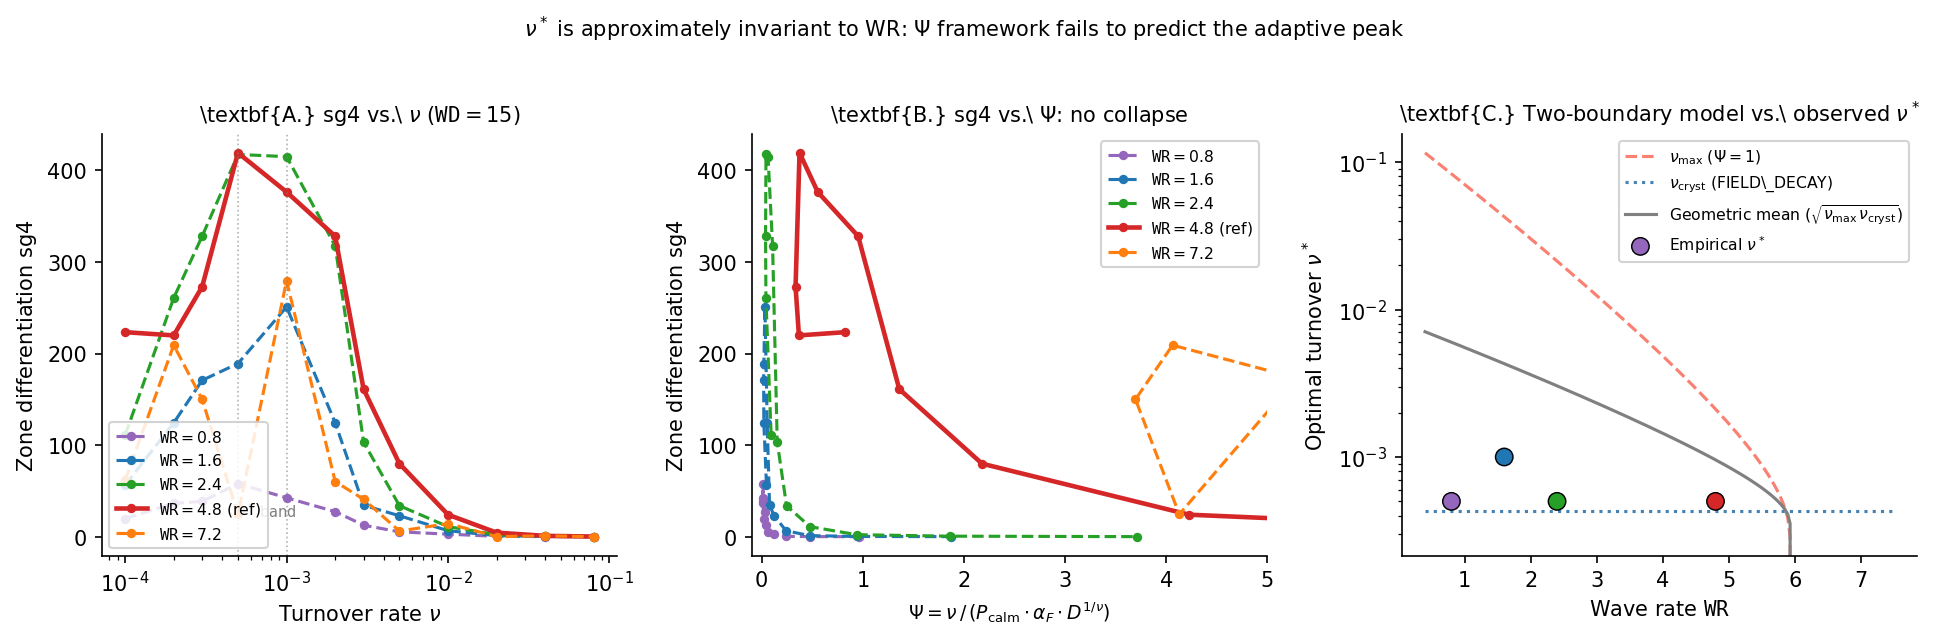

This chart was generated by the following Python code:
"""
paper10_figure1.py -- Figure 1 for Paper 10

Three-panel figure:
  Panel A: sg4 vs nu for all WR conditions (WD=15 fixed).
           Shows sg4 amplitude increasing with WR, but peak location (nu*) stable.
  Panel B: sg4 vs Psi_approx across all (nu, WR) pairs.
           Shows the failure to collapse: wide spread at any Psi value.
  Panel C: nu* vs WR with two-boundary model.
           Upper boundary: nu_max = P_calm * FIELD_ALPHA * FD^(1/nu) (Psi=1).
           Lower boundary: nu_cryst (constant, governed by FIELD_DECAY).
           Observed nu* sits between them, shifts slowly.

Output: paper10_figure1.pdf, paper10_figure1.png
"""
import json, os
import numpy as np
import matplotlib
matplotlib.use("Agg")
import matplotlib.pyplot as plt

EXP1_FILE = os.path.join(os.path.dirname(__file__), "results", "paper10_exp1_results.json")
results = json.load(open(EXP1_FILE))

WR_VALS  = [0.8, 1.6, 2.4, 4.8, 7.2]
DEATH_PS = [0.0001, 0.0002, 0.0003, 0.0005, 0.001, 0.002,
            0.003, 0.005, 0.010, 0.020, 0.040, 0.080]
WAVE_DUR = 15; SS = 10; FIELD_ALPHA = 0.16; FIELD_DECAY = 0.9997

COLORS = ["#9467bd", "#2077b4", "#27a027", "#d62728", "#ff7f0e"]
LABELS = [r"$\mathtt{WR}=0.8$", r"$\mathtt{WR}=1.6$",
          r"$\mathtt{WR}=2.4$", r"$\mathtt{WR}=4.8$ (ref)",
          r"$\mathtt{WR}=7.2$"]

def p_calm_approx(wr):
    R = wr / WAVE_DUR
    return max((1 - R/2) ** (SS + WAVE_DUR - 1), 1e-10)

def psi(nu, wr):
    pc = p_calm_approx(wr)
    survival = FIELD_DECAY ** (1.0 / nu) if nu > 0 else 0.0
    lam_c = pc * FIELD_ALPHA * survival
    return nu / lam_c if lam_c > 0 else np.inf

# Build data arrays
sg4_table = {}    # (wr, nu) -> mean sg4
for wr in WR_VALS:
    for nu in DEATH_PS:
        key = f"{wr},{nu}"
        if key in results:
            sg4_table[(wr, nu)] = float(np.mean([v["sg4"] for v in results[key]]))

# nu* per WR (argmax of sg4)
nu_star_obs = {}
for wi, wr in enumerate(WR_VALS):
    vals = [sg4_table.get((wr, nu), 0) for nu in DEATH_PS]
    best = int(np.argmax(vals))
    nu_star_obs[wr] = DEATH_PS[best]

# Two-boundary model
# nu_max(WR): Psi = 1 solved iteratively
def nu_max_pred(wr, psi_target=1.0):
    """Solve nu: nu / (P_calm * FIELD_ALPHA * FD^(1/nu)) = psi_target"""
    pc = p_calm_approx(wr)
    # Iterate: start from approx ignoring FD survival
    nu = psi_target * pc * FIELD_ALPHA
    for _ in range(30):
        survival = FIELD_DECAY ** (1.0 / max(nu, 1e-8))
        nu = psi_target * pc * FIELD_ALPHA * survival
    return nu

nu_max_vals = [nu_max_pred(wr) for wr in WR_VALS]
# nu_cryst: approximate -- structures survive when FIELD_DECAY^(1/nu) > 0.5
# 0.9997^(1/nu) = 0.5 => 1/nu = ln(0.5)/ln(0.9997) => nu = ln(0.9997)/ln(0.5)
nu_cryst = abs(np.log(FIELD_DECAY) / np.log(0.5))   # ≈ 0.000231

# --- Figure ---
fig, axes = plt.subplots(1, 3, figsize=(13, 4.2))

# ----- Panel A: sg4 vs nu -----
ax = axes[0]
for wi, wr in enumerate(WR_VALS):
    x = DEATH_PS
    y = [sg4_table.get((wr, nu), np.nan) for nu in DEATH_PS]
    lw = 2.2 if wi == 3 else 1.5
    ls = "-" if wi == 3 else "--"
    ax.plot(x, y, color=COLORS[wi], lw=lw, ls=ls,
            marker="o", ms=3.5, label=LABELS[wi])
ax.set_xscale("log")
ax.set_xlabel(r"Turnover rate $\nu$", fontsize=10)
ax.set_ylabel(r"Zone differentiation $\mathrm{sg4}$", fontsize=10)
ax.set_title(r"\textbf{A.} sg4 vs.\ $\nu$ ($\mathtt{WD}=15$)", fontsize=10)
ax.legend(fontsize=7.5, loc="lower left", framealpha=0.85)
ax.spines["top"].set_visible(False)
ax.spines["right"].set_visible(False)
# Shade nu* band
ax.axvline(x=0.0005, color="gray", lw=0.8, ls=":", alpha=0.6)
ax.axvline(x=0.001,  color="gray", lw=0.8, ls=":", alpha=0.6)
ax.text(0.00075, ax.get_ylim()[1]*0.05 if ax.get_ylim()[1] > 0 else 100,
        r"$\nu^*$ band", ha="center", fontsize=7, color="gray")

# ----- Panel B: sg4 vs Psi -----
ax = axes[1]
for wi, wr in enumerate(WR_VALS):
    x_psi = [psi(nu, wr) for nu in DEATH_PS]
    y_sg4 = [sg4_table.get((wr, nu), np.nan) for nu in DEATH_PS]
    # clip to Psi <= 10 for readability
    mask = [p <= 10.0 for p in x_psi]
    xp = [x_psi[i] for i in range(len(mask)) if mask[i]]
    yp = [y_sg4[i] for i in range(len(mask)) if mask[i]]
    lw = 2.2 if wi == 3 else 1.5
    ls = "-" if wi == 3 else "--"
    ax.plot(xp, yp, color=COLORS[wi], lw=lw, ls=ls,
            marker="o", ms=3.5, label=LABELS[wi])
ax.set_xlabel(r"$\Psi = \nu\,/\,(P_{\rm calm} \cdot \alpha_F \cdot D^{1/\nu})$", fontsize=9)
ax.set_ylabel(r"Zone differentiation $\mathrm{sg4}$", fontsize=10)
ax.set_title(r"\textbf{B.} sg4 vs.\ $\Psi$: no collapse", fontsize=10)
ax.legend(fontsize=7.5, loc="upper right", framealpha=0.85)
ax.set_xlim(-0.1, 5.0)
ax.spines["top"].set_visible(False)
ax.spines["right"].set_visible(False)

# ----- Panel C: nu* vs WR with two-boundary model -----
ax = axes[2]
wr_fine = np.linspace(0.4, 7.5, 200)
nu_max_line = [nu_max_pred(wr) for wr in wr_fine]
nu_cryst_line = [nu_cryst] * len(wr_fine)
geom_mean_line = [np.sqrt(nu_max_pred(wr) * nu_cryst) for wr in wr_fine]

ax.semilogy(wr_fine, nu_max_line, color="salmon", lw=1.5, ls="--",
            label=r"$\nu_{\rm max}$ ($\Psi=1$)")
ax.semilogy(wr_fine, nu_cryst_line, color="steelblue", lw=1.5, ls=":",
            label=r"$\nu_{\rm cryst}$ (FIELD\_DECAY)")
ax.semilogy(wr_fine, geom_mean_line, color="gray", lw=1.5, ls="-",
            label=r"Geometric mean ($\sqrt{\nu_{\rm max}\,\nu_{\rm cryst}}$)")

# Observed nu*
obs_wr  = [wr for wr in WR_VALS if wr < 7.0]  # exclude noisy WR=7.2
obs_nu  = [nu_star_obs[wr] for wr in obs_wr]
ax.scatter(obs_wr, obs_nu, color=COLORS[:len(obs_wr)], zorder=5, s=70,
           edgecolors="k", linewidths=0.7, label=r"Empirical $\nu^*$")

ax.set_xlabel(r"Wave rate $\mathtt{WR}$", fontsize=10)
ax.set_ylabel(r"Optimal turnover $\nu^*$", fontsize=10)
ax.set_title(r"\textbf{C.} Two-boundary model vs.\ observed $\nu^*$", fontsize=10)
ax.legend(fontsize=7.5, loc="upper right", framealpha=0.85)
ax.spines["top"].set_visible(False)
ax.spines["right"].set_visible(False)

fig.suptitle(
    r"$\nu^*$ is approximately invariant to WR: Ψ framework fails to predict the adaptive peak",
    fontsize=10, y=1.01
)
fig.tight_layout()

OUT = os.path.join(os.path.dirname(__file__), "paper10_figure1")
fig.savefig(OUT + ".pdf", bbox_inches="tight")
fig.savefig(OUT + ".png", dpi=150, bbox_inches="tight")
print(f"Saved {OUT}.pdf and {OUT}.png")

# Summary stats
print(f"\nnu* summary (WD={WAVE_DUR}):")
for wr in WR_VALS:
    print(f"  WR={wr:.1f}: nu*={nu_star_obs[wr]:.4f}  nu_max_pred={nu_max_pred(wr):.6f}  nu_cryst={nu_cryst:.6f}")
print(f"\nnu_cryst = {nu_cryst:.6f} (FIELD_DECAY^(1/nu) = 0.5 threshold)")
